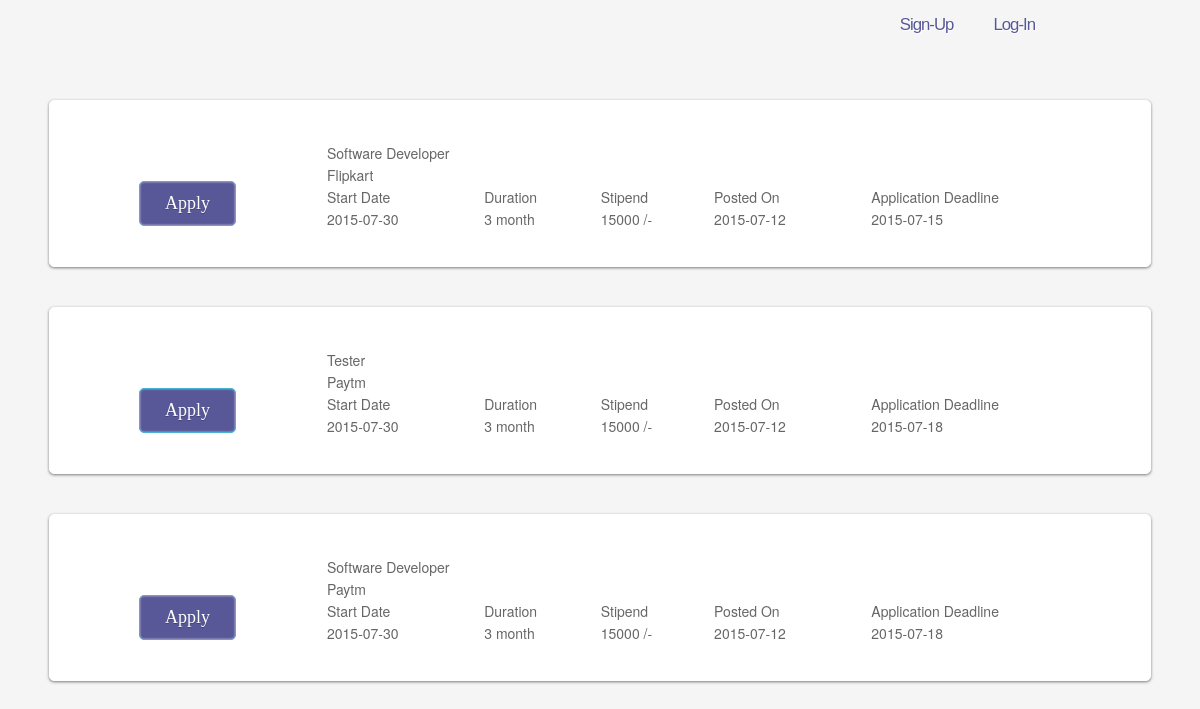
The page / on the database its author committed.
### tables this page shows
CREATE TABLE IF NOT EXISTS `job` (
  `job_id` int(11) NOT NULL,
  `opening_post` varchar(30) NOT NULL,
  `start_date` date NOT NULL,
  `period` varchar(11) NOT NULL,
  `salary` varchar(20) NOT NULL,
  `posted_on` date NOT NULL,
  `expires` date NOT NULL
);

CREATE TABLE IF NOT EXISTS `employee` (
  `company` varchar(20) NOT NULL,
  `username` varchar(30) NOT NULL,
  `password` varchar(20) NOT NULL
);

### data.php (called while the page is built, shortened)
<?php
class jobs
{
	function jobs()
	{
		$this->connection=mysqli_connect("localhost","root","root");
  		mysqli_select_db($this->connection,"ninternshala");
	}
    function joblisting()
	{
		$query="select j.opening_post,e.company,j.start_date,j.period,j.salary,j.posted_on,j.expires,j.job_id from job j,creates c,employee e where j.job_id=c.id and c.emp_id= e.username";
		$result = mysqli_query($this->connection,$query);
		return $result;
	}
}
?>

### index.php (the view, shortened to what this page needs)
<!DOCTYPE html>
<?php
	include("data.php");
	$control=new jobs();
	$name1="Sign-Up";
	$name2="Log-In";
	$name3="Signupform.php";
	$name4="Login.php";
	$name5="";
	$name6="";
?>
<html>
	<head>
		<link href="css/style.css" rel="stylesheet" type="text/css" />
		<link href="css/Formstyle.css" rel="stylesheet" type="text/css" />
	</head>
	<body>
		<div id="main">
			<div id="header">
				<div id="welcome">
				</div>
				<div id="menubar">
					<ul id="menu">
						<li><a href=<?php echo $name3;?> ><?php echo "<span  class='style1'>".$name1."</span>";?></a></li>
						<li><a href=<?php echo $name4;?> ><?php echo "<span  class='style1'>".$name2."</span>"?></a></li>
						<li><a href=<?php echo $name6;?> ><?php echo "<span  class='style1'>".$name5."</span>";?></a></li>
					</ul>
				</div>
			</div>
		</div>
		<br></br>
		<?php
			$msg =  $control->joblisting();
			while($row = mysqli_fetch_array($msg))
			{
				echo "<div class= 'job-view'>";
				echo "<br></br>";
				echo "<table width = '75%' align='right'>";
					echo "<tr>";
						echo "<td colspan='5'>".$row[0]."</td>";
					echo "</tr>";
					echo "<tr>";
						echo "<td  colspan='5'>".$row[1]."</td>";
					echo "</tr>";
					echo "<tr>";
						echo "<td>Start Date</td>";
						echo "<td>Duration</td>";
						echo "<td>Stipend</td>";
						echo "<td>Posted On</td>";
						echo "<td>Application Deadline</td>";
					echo "</tr>";
					echo "<tr>";
						echo "<td>".$row[2]."</td>";
						echo "<td>".$row[3]."</td>";
						echo "<td>".$row[4]."</td>";
						echo "<td>".$row[5]."</td>";
						echo "<td>".$row[6]."</td>";
					echo "</tr>";
				echo "</table>";
				echo "<br></br>";
				echo "<form  action='' align = 'center' method='post'>";
					echo "<div >";
						echo "<input class='buttonpag' type='submit' name='login' align = 'center' value='Apply'>";
					echo "</div>";
				echo "</form>";
				echo "<br></br>";
				echo "</div>";
				echo "<br></br>";
			}
		?>
	</body>
</html>

### css/style.css (style rules this page uses)
body { font-family: 'Source Sans Pro', sans-serif; font-size: 14px; color: #666; background: #f5f5f5; }
#main, #header, #banner, #menubar, #site_content, #footer { margin-left: auto; margin-right: auto; }
#header { width: 1000px; height: 60px; padding: 0px 0 0px 0; background: transparent; }
#welcome { width: 325px; float: left; height: 45px; padding: 0px 0 20px 40px; margin: 0 auto; background: transparent; }
span { color: #; 2b2bd0 text-shadow: 1px 1px #FFF; }
#menubar { width: 635px; height: 20px; text-align: center; margin: 0 auto; padding-bottom: 10px; float: right; background: transparent; }
ul#menu { margin: 0; float: right; }
ul#menu li { padding: 0 0 0 0px; list-style: none; margin: 2px 0 0 0; display: inline; background: transparent; }
ul#menu li a { font: normal 120% Arial, Helvetica, sans-serif; float: left; letter-spacing: -1px; height: 30px; padding: 15px 25px 10px 15px; text-align: center; color: #585899; text-shadow: 1px 1px #FFF; text-decoration: none; }

### css/Formstyle.css (style rules this page uses)
* { margin: 0; padding: 0; border: none; outline: none; }
body { background: #f5f5f5; font-family: "HelveticaNeue-Light", "Helvetica Neue Light", "Helvetica Neue", Helvetica, Arial, "Lucida Grande", sans-serif; font-weight:300; text-align: left; text-decoration: none; height: 500px; }
.job-view { width: 1100px; margin: 0 auto; position: relative; background: #FFFFFF; border: 1px solid #fff; border-radius: 5px; box-shadow: 0 1px 3px rgba(0,0,0,0.5); -moz-box-shadow: 0 1px 3px rgba(0,0,0,0.5); -webkit-box-shadow: 0 1px 3px rgba(0,0,0,0.5); }
.buttonpag { float:center; padding: 11px 25px; font-family: 'Bree Serif', serif; font-weight: 300; font-size: 18px; color: #fff; text-shadow: 0px 1px 0 rgba(0,0,0,0.25); background: #585899; border: 1px solid #46b3d3; border-radius: 5px; cursor: pointer; box-shadow: inset 0 0 2px rgba(256,256,256,0.75); -moz-box-shadow: inset 0 0 2px rgba(256,256,256,0.75); -webkit-box-shadow: inset 0 0 2px rgba(256,256,256,0.75); }

### rows shown on the page
job: opening_post "Software Developer", employee.company "Flipkart", start_date "2015-07-30", period "3 month", salary "15000 /-", posted_on "2015-07-12", expires "2015-07-15"
job: opening_post "Tester", employee.company "Paytm", start_date "2015-07-30", period "3 month", salary "15000 /-", posted_on "2015-07-12", expires "2015-07-18"
job: opening_post "Software Developer", employee.company "Paytm", start_date "2015-07-30", period "3 month", salary "15000 /-", posted_on "2015-07-12", expires "2015-07-18"

### other values the page prints
$name1 "Sign-Up"
$name2 "Log-In"
